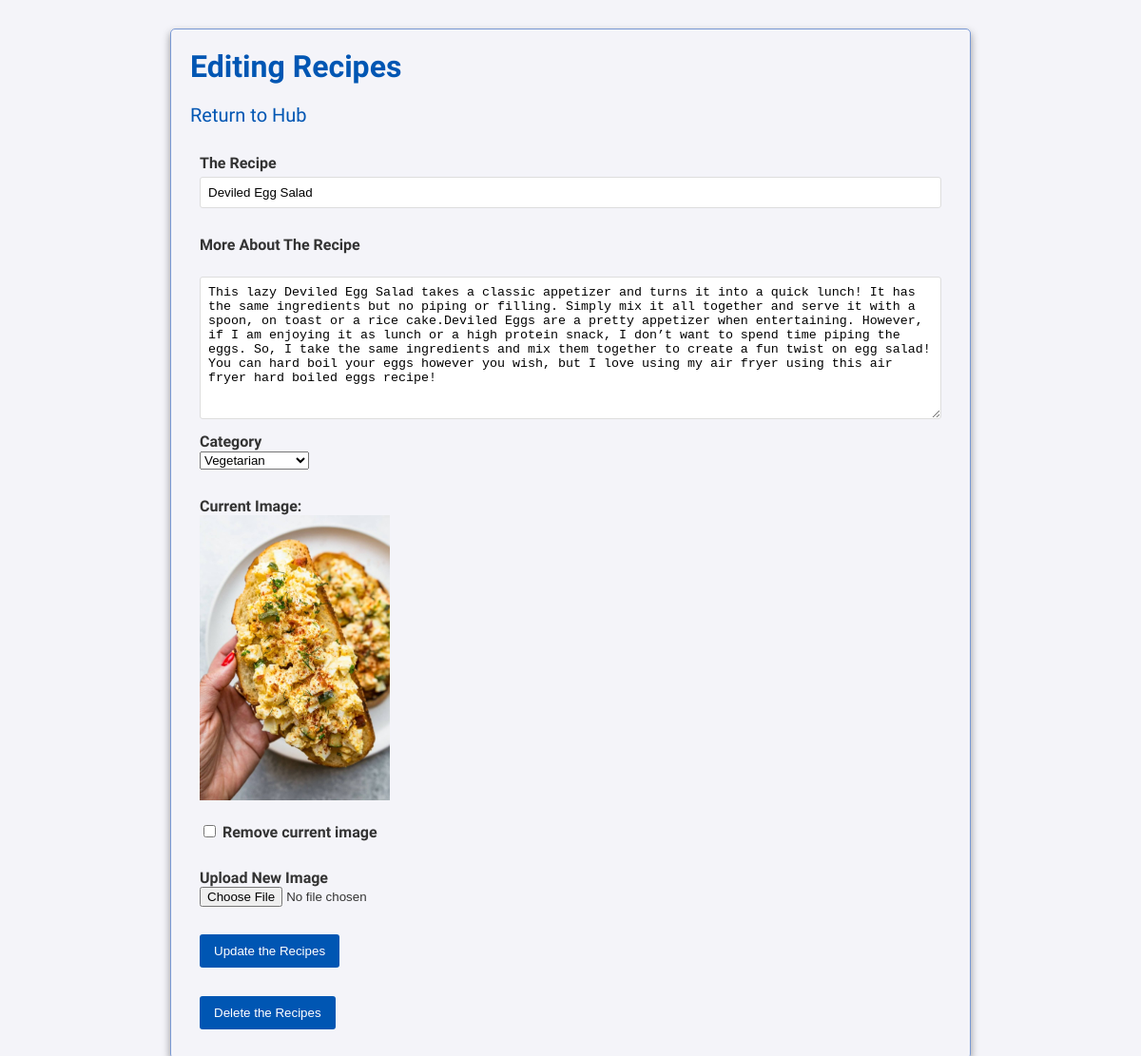
The page /edit.php?id=19 (signed in) on the database its author committed.
### tables this page shows
CREATE TABLE `posts` (
  `id` int(11) NOT NULL,
  `title` varchar(200) NOT NULL,
  `date` timestamp NOT NULL DEFAULT current_timestamp() ON UPDATE current_timestamp(),
  `content` varchar(2000) NOT NULL,
  `vegetarian_id` int(11) DEFAULT NULL,
  `image` varchar(255) DEFAULT NULL
);

CREATE TABLE `vegetarian` (
  `id` int(11) NOT NULL,
  `name` varchar(100) NOT NULL
);

### edit.php (the view, shortened to what this page needs)
<?php
require('connect.php');
$id = filter_input(INPUT_GET, 'id', FILTER_VALIDATE_INT);
$query = "SELECT id, title, content, vegetarian_id, image FROM posts WHERE id = :id";
$statement = $db->prepare($query);
$statement->bindValue(':id', $id, PDO::PARAM_INT);
$statement->execute();
$post = $statement->fetch(PDO::FETCH_ASSOC);
$title = htmlspecialchars($post['title'], ENT_QUOTES, 'UTF-8');
$content = htmlspecialchars($post['content'], ENT_QUOTES, 'UTF-8');
$vegetarian_id = $post['vegetarian_id'];
$image = $post['image'];
$categoryQuery = "SELECT id, name FROM vegetarian";
$categoryStatement = $db->prepare($categoryQuery);
$categoryStatement->execute();
$categories = $categoryStatement->fetchAll(PDO::FETCH_ASSOC);
?>
<!DOCTYPE html>
<html lang="en">
<head>
    <link rel="stylesheet" href="main.css">
</head>
<body>
    <h1><a href="index.php">Editing Recipes</a></h1>
    <a class="home" href="userlogin.php">Return to Hub</a>
    <br><br>
    <form method="post" action="edit.php?id=<?= $id ?>" enctype="multipart/form-data">
        <div>
            <label for="title">The Recipe</label>
            <br>
            <input type="text" id="title" name="title" value="<?= htmlspecialchars($title, ENT_QUOTES, 'UTF-8') ?>">
            <br><br>
        </div>
        <div>
            <label for="content">More About The Recipe</label>
            <br><br>
            <textarea id="content" name="content"><?= htmlspecialchars($content, ENT_QUOTES, 'UTF-8') ?></textarea>
            <br>
        </div>
        <div>
            <label for="vegetarian_id">Category</label>
            <br>
            <select id="vegetarian_id" name="vegetarian_id">
                <?php foreach ($categories as $category): ?>
                    <option value="<?= $category['id'] ?>" <?= $category['id'] == $vegetarian_id ? 'selected' : '' ?>>
                        <?= htmlspecialchars($category['name'], ENT_QUOTES, 'UTF-8') ?>
                    </option>
                <?php endforeach; ?>
            </select>
            <br><br>
        </div>
        <?php if ($image): ?>
            <div>
                <label>Current Image:</label>
                <br>
                <img src="uploads/images/<?= htmlspecialchars($image, ENT_QUOTES, 'UTF-8') ?>" alt="Current Image"
                    style="max-width: 200px;">
                <br><br>
                <label>
                    <input type="checkbox" name="remove_image" value="1"> Remove current image
                </label>
                <br><br>
            </div>
        <?php endif; ?>
        <div>
            <label for="image">Upload New Image</label>
            <br>
            <input type="file" id="image" name="image">
            <br><br>
        </div>
        <div>
            <button type="submit" name="update">Update the Recipes</button>
        </div>
    </form>
    <form method="post" action="edit.php?id=<?= $id ?>"
        onsubmit="return confirm('Are you sure you want to delete this post?');">
        <button type="submit" name="delete" value="delete">Delete the Recipes</button>
    </form>
</body>
</html>

### main.css (style rules this page uses)
body, h1, h2, h3, p, a, div { margin: 0; padding: 0; font-family: 'Carrois Gothic'; }
body { background-color: #f4f4f9; color: #333; padding: 20px; width: 800px; margin: 30px auto; border: 1px solid rgb(121, 153, 212); border-radius: 5px; box-shadow: 0 4px 8px rgba(0, 0, 0, 0.4); }
h1 { color: #0056b3; margin-bottom: 20px; font-family: 'Carrois Gothic'; }
a { color: #0056b3; text-decoration: none; }
form { background-color: transparent; padding: 10px; border: none; box-shadow: none; }
form div { margin-bottom: 10px; }
label { font-weight: bold; }
input[type="text"], textarea { width: 100%; padding: 8px; margin-top: 5px; border: 1px solid #ddd; border-radius: 3px; box-sizing: border-box; }
textarea { height: 150px; resize: vertical; }
button { background-color: #0056b3; color: #fff; border: none; padding: 10px 15px; border-radius: 3px; cursor: pointer; }
.home { font-size: 20px; margin-right: 30px; }

### rows shown on the page
posts: title "Deviled Egg Salad", content "This lazy Deviled Egg Salad takes a classic appetizer and turns it into a quick lunch! It has the same ingredients but no piping or filling. Simply mix it all together and serve it with a spoon, on toast or a rice cake.Deviled Eggs are a pretty appetizer when entertaining. However, if I am enjoying it as lunch or a high protein snack, I don’t want to spend time piping the eggs. So, I take the same ingredients and mix them together to create a fun twist on egg salad! You can hard boil your eggs however you wish, but I love using my air fryer using this air fryer hard boiled eggs recipe!", vegetarian_id "Vegetarian", image (picture)
